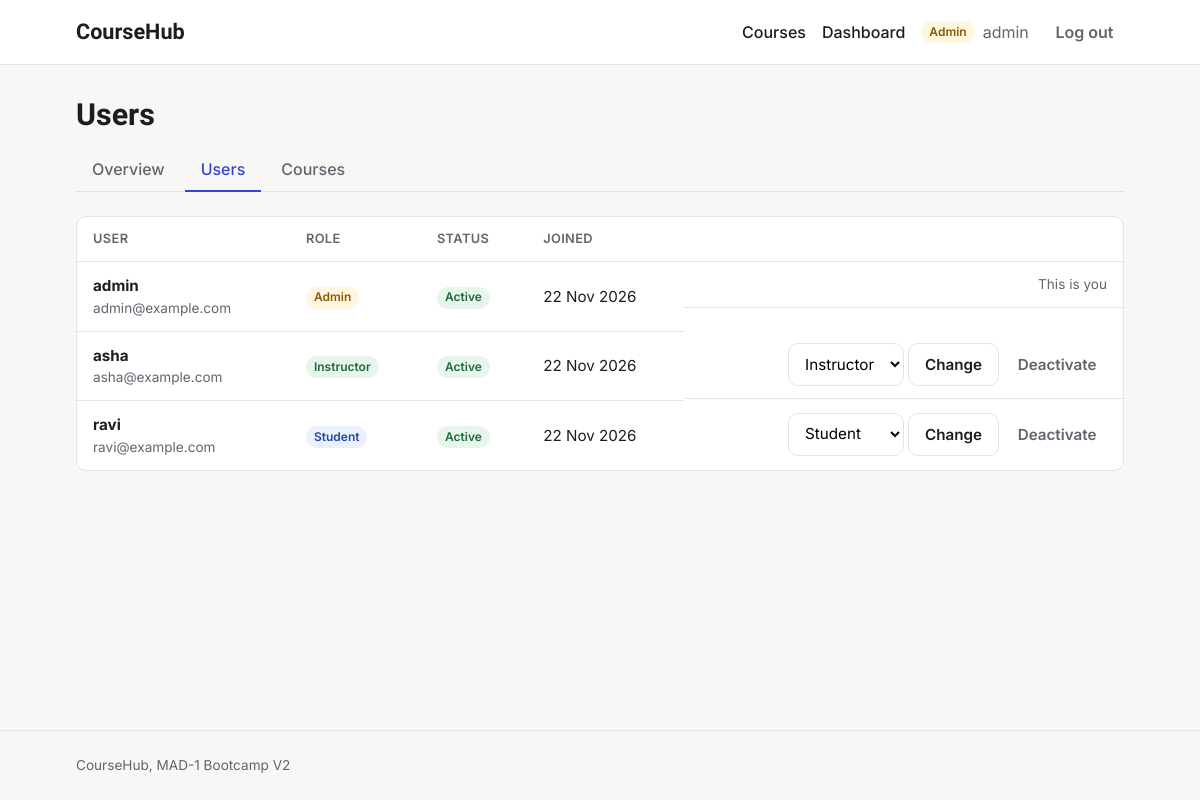
The app's page /admin/users (signed in) with its own data.
### models.py (models this page shows, shortened)
class User(db.Model):
    id = db.Column(db.Integer, primary_key=True)
    username = db.Column(db.String(80), unique=True, nullable=False)
    email = db.Column(db.String(120), unique=True, nullable=False)
    password_hash = db.Column(db.String(256), nullable=False)
    role = db.Column(db.String(20), nullable=False, default="student")
    bio = db.Column(db.Text)
    avatar = db.Column(db.String(200))
    created_at = db.Column(db.DateTime, default=utc_now)
    is_active = db.Column(db.Boolean, default=True)
    taught_courses = db.relationship("Course", backref="instructor", lazy=True)
    enrollments = db.relationship(
        "Enrollment", backref="student", cascade="all, delete-orphan"
    )
    completions = db.relationship(
        "LessonCompletion", backref="student", cascade="all, delete-orphan"
    )

### routes/admin.py (the view)
@bp.route("/admin/users")
@admin_required
def users():
    page = db.paginate(
        db.select(User).order_by(User.created_at.desc()), per_page=20, error_out=False
    )
    return render_template("admin_users.html", page=page, roles=ROLES)

### helpers.py (called while the page is built)
def login_required(view):
    @wraps(view)
    def wrapped(*args, **kwargs):
        if g.user is None:
            flash("Please log in to continue.", "warning")
            return redirect(url_for("auth.login", next=request.full_path))
        return view(*args, **kwargs)
    return wrapped

def role_required(*roles):
    def decorator(view):
        @wraps(view)
        @login_required
        def wrapped(*args, **kwargs):
            if g.user.role not in roles:
                abort(403)
            return view(*args, **kwargs)
        return wrapped
    return decorator

### templates/admin_users.html (shortened to what this page needs)
{% extends "base.html" %}
{% from "macros.html" import admin_tabs, pagination with context %}
{% block content %}
<div class="page-header">
  <h1>Users</h1>
  {{ admin_tabs('users') }}
</div>
<div class="table-wrap">
  <table class="table">
    <thead>
      <tr>
        <th scope="col">User</th>
        <th scope="col">Role</th>
        <th scope="col">Status</th>
        <th scope="col">Joined</th>
        <th scope="col"><span class="visually-hidden">Actions</span></th>
      </tr>
    </thead>
    <tbody>
      {% for user in page.items %}
        <tr>
          <td>
            <strong>{{ user.username }}</strong>
            <div class="muted small">{{ user.email }}</div>
          </td>
          <td><span class="badge badge-{{ user.role }}">{{ user.role|capitalize }}</span></td>
          <td>
            {% if user.is_active %}
              <span class="badge badge-published">Active</span>
            {% else %}
              <span class="badge badge-draft">Deactivated</span>
            {% endif %}
          </td>
          <td>{{ user.created_at.strftime('%d %b %Y') }}</td>
          <td class="actions">
            {% if user.id != current_user.id %}
              <form method="post" action="{{ url_for('admin.toggle_user_role', user_id=user.id) }}" class="inline-form role-form">
                <select id="role-{{ user.id }}" name="role">
                  {% for r in roles %}
                    <option value="{{ r }}" {% if user.role == r %}selected{% endif %}>{{ r|capitalize }}</option>
                  {% endfor %}
                </select>
                <button type="submit" class="btn btn-secondary">Change</button>
              </form>
              <form method="post" action="{{ url_for('admin.toggle_user_active', user_id=user.id) }}" class="inline-form">
                <button type="submit" class="btn btn-ghost {{ 'btn-danger' if user.is_active }}">
                  {{ 'Deactivate' if user.is_active else 'Reactivate' }}
                </button>
              </form>
            {% else %}
              <span class="muted small">This is you</span>
            {% endif %}
          </td>
        </tr>
      {% endfor %}
    </tbody>
  </table>
</div>
{% endblock %}

### templates/base.html (shortened to what this page needs)
<!DOCTYPE html>
<html lang="en">
<head>
  <link rel="stylesheet" href="{{ url_for('static', filename='style.css') }}">
</head>
<body>
  <header class="navbar">
    <div class="container navbar-inner">
      <a class="brand" href="{{ url_for('courses.home') }}">CourseHub</a>
      <nav aria-label="Main">
        <ul class="nav-links">
          <li><a href="{{ url_for('courses.course_list') }}">Courses</a></li>
          {% if current_user %}
            <li><a href="{{ url_for('auth.dashboard') }}">Dashboard</a></li>
            <li class="nav-user">
              <span class="badge badge-{{ current_user.role }}">{{ current_user.role|capitalize }}</span>
              {{ current_user.username }}
            </li>
            <li>
              <form action="{{ url_for('auth.logout') }}" method="post" class="inline-form">
                <button type="submit" class="btn btn-ghost">Log out</button>
              </form>
            </li>
          {% else %}
            <li><a href="{{ url_for('auth.login') }}">Log in</a></li>
            <li><a class="btn btn-primary" href="{{ url_for('auth.register') }}">Sign up</a></li>
          {% endif %}
        </ul>
      </nav>
    </div>
  </header>
  <main id="main" class="container">
    {% block content %}{% endblock %}
  </main>
  <footer class="footer">
    <div class="container">CourseHub, MAD-1 Bootcamp V2</div>
  </footer>
</body>
</html>

### static/style.css (style rules this page uses)
:root { --font-display: "Bricolage Grotesque", ui-sans-serif, system-ui, sans-serif; --font-body: "Inter", ui-sans-serif, system-ui, -apple-system, "Segoe UI", Roboto, sans-serif; --color-bg: #f7f7f5; --color-surface: #ffffff; --color-text: #1c1d21; --color-muted: #62656e; --color-border: #e3e3df; --color-primary: #3346d3; --color-primary-hover: #2636b0; --color-focus: #8a96ff; --color-success-bg: #e8f5ec; --color-success-text: #1d6b3a; --color-error-bg: #fdecec; --color-error-text: #a12626; --color-warning-bg: #fff6e0; --color-warning-text: #8a5a00; --color-info-bg: #eaf0fd; --color-info-text: #244a9e; --radius: 10px; --space-1: 0.25rem; --space-2: 0.5rem; --space-3: 0.75rem; --space-4: 1rem; --space-6: 1.5rem; --space-8: 2rem; --space-12: 3rem; --shadow: 0 1px 2px rgba(0, 0, 0, 0.04), 0 2px 8px rgba(0, 0, 0, 0.04); }
*, *::before, *::after { box-sizing: border-box; }
body { margin: 0; min-height: 100vh; display: flex; flex-direction: column; font-family: var(--font-body); font-size: 1rem; line-height: 1.55; color: var(--color-text); background: var(--color-bg); }
h1, h2, h3 { font-family: var(--font-display); line-height: 1.2; margin: 0 0 var(--space-2); }
h1 { font-size: 1.9rem; }
a { color: var(--color-primary); }
.container { width: 100%; max-width: 1080px; margin: 0 auto; padding: 0 var(--space-4); }
main.container { flex: 1; padding-top: var(--space-8); padding-bottom: var(--space-12); }
.muted { color: var(--color-muted); }
.navbar { background: var(--color-surface); border-bottom: 1px solid var(--color-border); }
.navbar-inner { display: flex; flex-wrap: wrap; align-items: center; justify-content: space-between; gap: var(--space-3); min-height: 64px; }
.brand { font-family: var(--font-display); font-weight: 700; font-size: 1.35rem; color: var(--color-text); text-decoration: none; }
.nav-links { display: flex; flex-wrap: wrap; align-items: center; gap: var(--space-4); margin: 0; padding: 0; list-style: none; }
.nav-links a:not(.btn) { color: var(--color-text); text-decoration: none; font-weight: 500; }
.nav-user { display: flex; align-items: center; gap: var(--space-2); color: var(--color-muted); }
.inline-form { margin: 0; }
.btn { display: inline-block; padding: 0.55rem 1rem; border: 1px solid transparent; border-radius: var(--radius); font: inherit; font-weight: 600; text-decoration: none; cursor: pointer; transition: background-color 0.15s ease, border-color 0.15s ease; }
.btn-secondary { background: var(--color-surface); border-color: var(--color-border); color: var(--color-text); }
.btn-ghost { background: transparent; color: var(--color-muted); padding: 0.4rem 0.6rem; }
.badge { display: inline-block; padding: 0.1rem 0.5rem; border-radius: 999px; font-size: 0.75rem; font-weight: 600; }
.badge-student { background: var(--color-info-bg); color: var(--color-info-text); }
.badge-instructor { background: var(--color-success-bg); color: var(--color-success-text); }
.badge-admin { background: var(--color-warning-bg); color: var(--color-warning-text); }
.page-header { margin-bottom: var(--space-6); }
.footer { padding: var(--space-6) 0; border-top: 1px solid var(--color-border); color: var(--color-muted); font-size: 0.85rem; }
select, textarea, input[type="search"], input[type="number"], input[type="url"] { padding: 0.55rem 0.75rem; border: 1px solid var(--color-border); border-radius: var(--radius); font: inherit; background: var(--color-surface); }
.badge-published { background: var(--color-success-bg); color: var(--color-success-text); }
.small { font-size: 0.85rem; }
.actions { display: flex; flex-wrap: wrap; align-items: center; gap: var(--space-2); }
.table-wrap { overflow-x: auto; background: var(--color-surface); border: 1px solid var(--color-border); border-radius: var(--radius); }
.table { width: 100%; border-collapse: collapse; font-size: 0.95rem; }
.table th, .table td { padding: var(--space-3) var(--space-4); border-bottom: 1px solid var(--color-border); text-align: left; vertical-align: middle; }
.table th { font-size: 0.8rem; font-weight: 600; text-transform: uppercase; letter-spacing: 0.03em; color: var(--color-muted); }
.table tbody tr:last-child td { border-bottom: 0; }
.table td.actions { justify-content: flex-end; }
.role-form { display: flex; gap: var(--space-1); }

### records on screen
User: role "Admin", username "admin", email "admin@example.com", is_active "Active", created_at "22 Nov 2026", shows "This is you"
User: username "asha", email "asha@example.com", role "Instructor", shows "Active", created_at "22 Nov 2026", is_active "Deactivate"
User: username "ravi", email "ravi@example.com", role "Student", shows "Active", created_at "22 Nov 2026", is_active "Deactivate"
